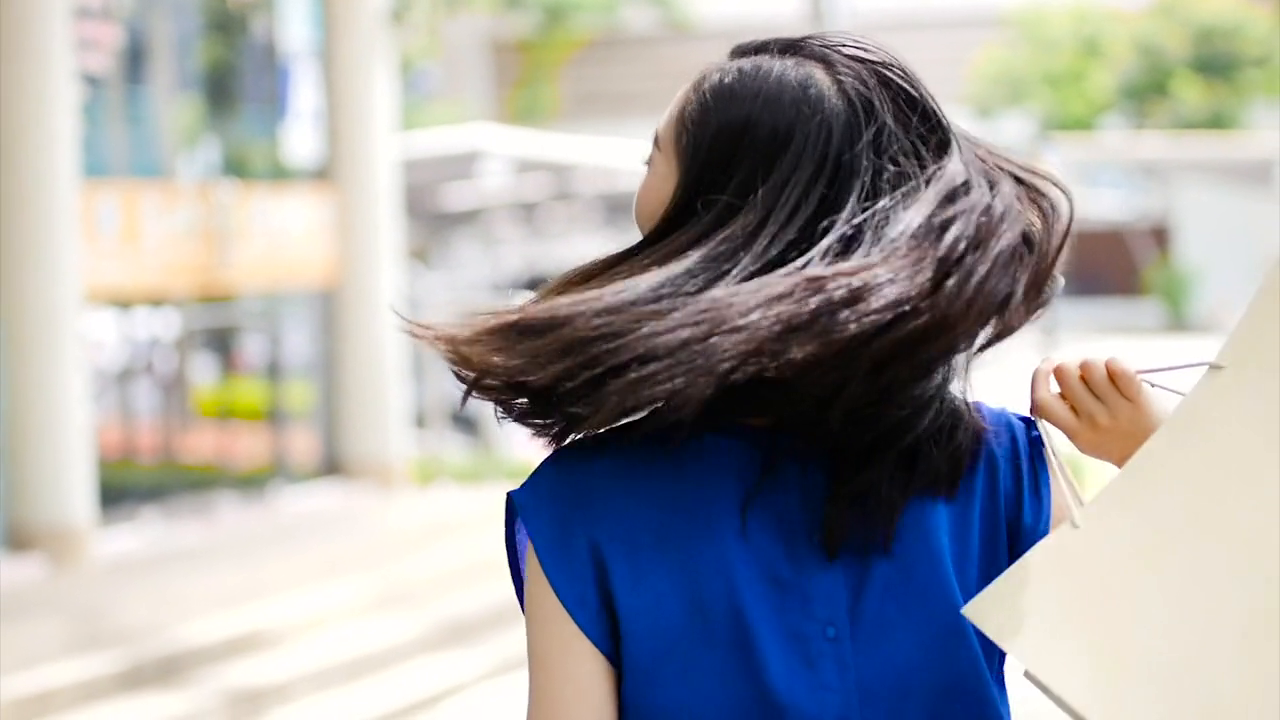
#> input picture frame 27 of woman-83863.mp4, 1280 x 720 px
$ python p.py
#> lines starting #> are read from the running program, lines starting #| are printed output that depends on the picture; after the words box and inside, x2 and y2 are one past the last pixel; in counts of white or black regions, pixels touching at a corner belong together
import cv2
face_cascade = cv2.CascadeClassifier(cv2.data.haarcascades +'haarcascade_frontalface_default.xml')
eye_cascade = cv2.CascadeClassifier(cv2.data.haarcascades +'haarcascade_eye.xml')
smile_cascade = cv2.CascadeClassifier(cv2.data.haarcascades +'haarcascade_smile.xml')
def detect(gray, frame):
    faces = face_cascade.detectMultiScale(gray, 1.3, 5)
    for (x, y, w, h) in faces:
        cv2.rectangle(frame, (x, y), ((x + w), (y + h)), (255, 0, 0), 2)
        roi_gray = gray[y:y + h, x:x + w]
        roi_color = frame[y:y + h, x:x + w]
        smiles = smile_cascade.detectMultiScale(roi_gray, 1.8, 20)

        for (sx, sy, sw, sh) in smiles:
            cv2.rectangle(roi_color, (sx, sy), ((sx + sw), (sy + sh)), (0, 0, 255), 2)
    return frame
video_capture = cv2.VideoCapture("D:/week5/w5/woman-83863.mp4")
while video_capture.isOpened():
# Captures video_capture frame by frame
    _, frame = video_capture.read()
#> frame is the input picture: shape (720, 1280, 3); mean B, G, R 163.4, 162.5, 162.9

    # To capture image in monochrome
    gray = cv2.cvtColor(frame, cv2.COLOR_BGR2GRAY)
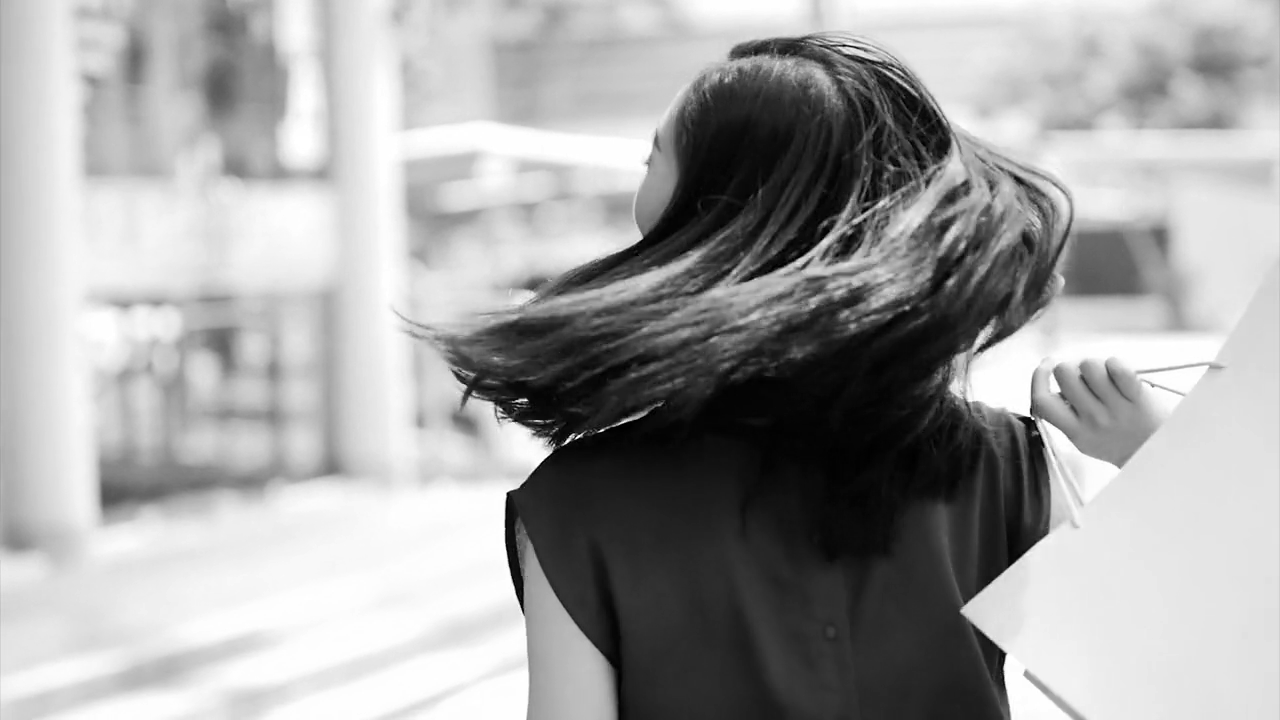
#> gray: shape (720, 1280); min 0, max 255, mean 162.7

    # calls the detect() function
    canvas = detect(gray, frame)
#> in detect, `faces = face_cascade.detectMultiScale(gray, 1.3, 5)`: faces = ()

    # Displays the result on camera feed
    cv2.imshow('Video', canvas)

    # The control breaks once q key is pressed
    if cv2.waitKey(1) & 0xff == ord('q'):
#> (key q is pressed here)
        break

# Release the capture once all the processing is done.
video_capture.release()
cv2.destroyAllWindows()

$ run again, starting later in the video
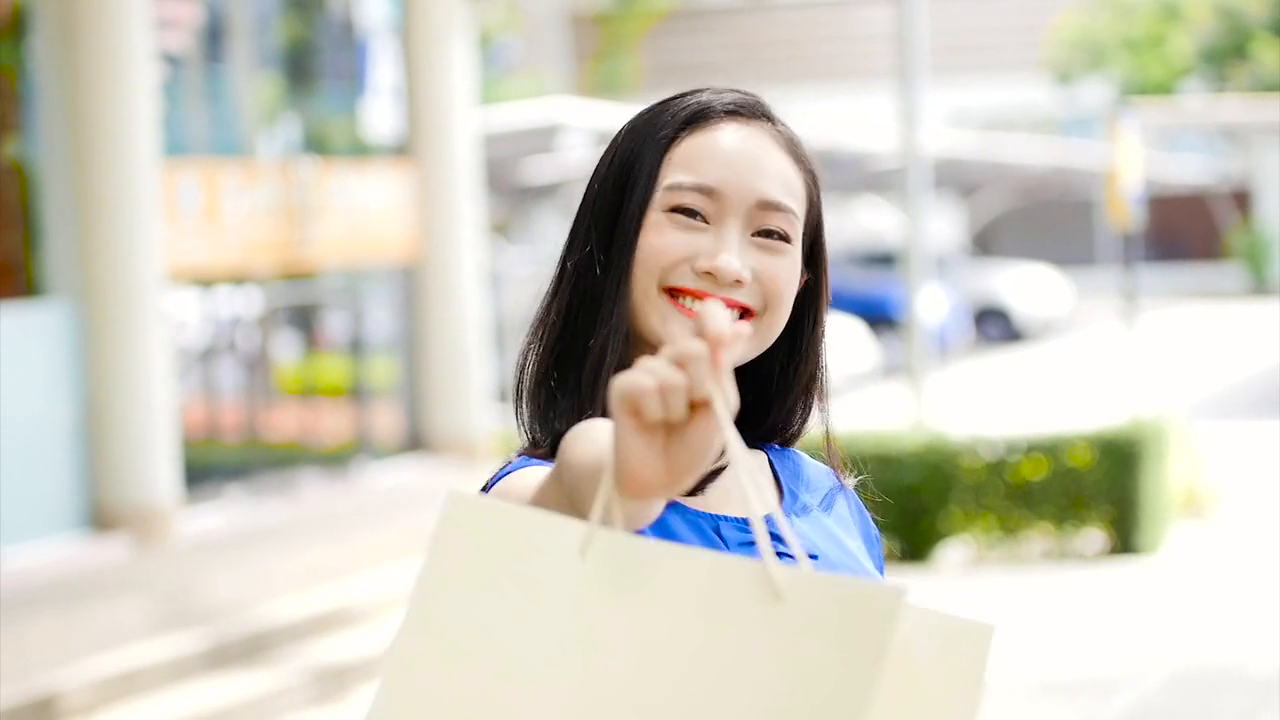
#> input picture frame 122 of woman-83863.mp4, 1280 x 720 px
#> frame is the input picture: shape (720, 1280, 3); mean B, G, R 191.3, 203.5, 206.4
#> faces = [[611, 133, 227, 227]]
#> the loop in detect, `for (x, y, w, h) in faces:` made 1 pass
#> (x, y, w, h, smiles) on pass 1: (611, 133, 227, 227, [[37, 145, 117, 58]])
#> after the loop in detect, `for (x, y, w, h) in faces:`:
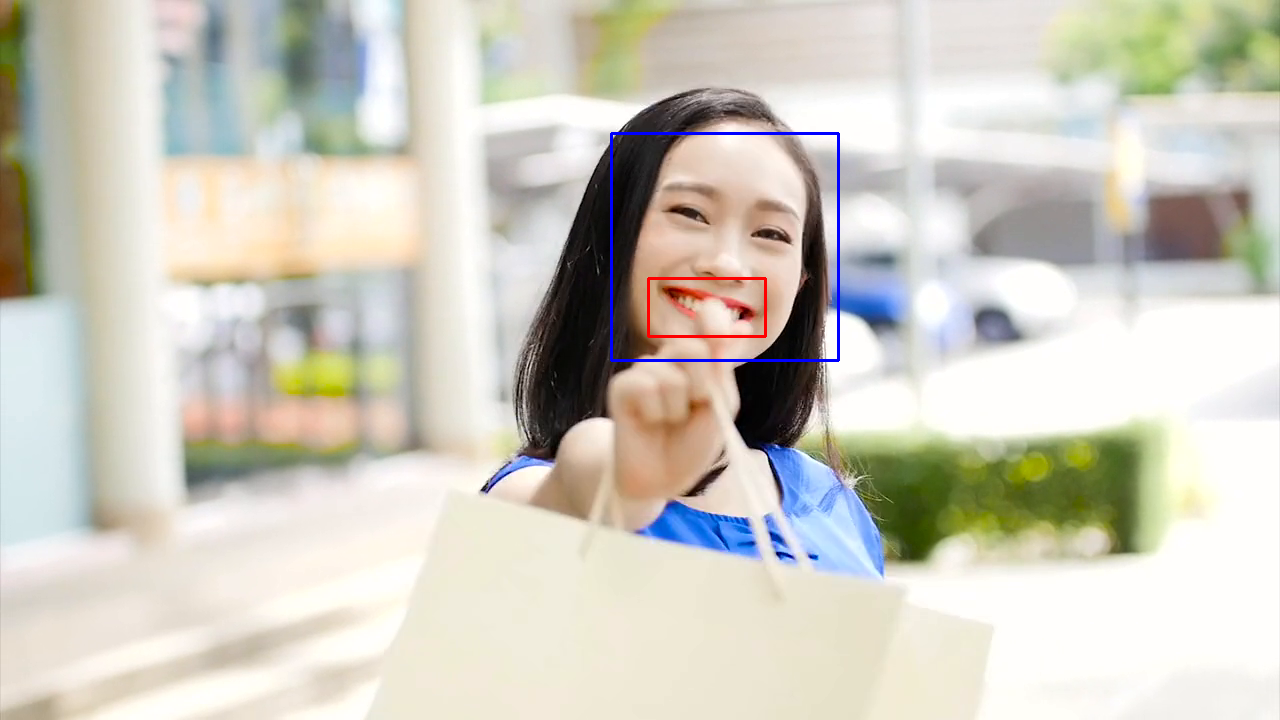
#> frame: shape (720, 1280, 3); 0.41% of pixels changed, all inside (x1, y1, x2, y2) = (610, 132, 840, 362)
#> after the loop in detect, `for (x, y, w, h) in faces:`:
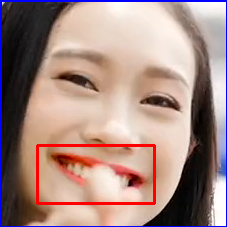
#> roi_color: shape (227, 227, 3); mean B, G, R 132.1, 138, 166.1

$ run again, starting later in the video
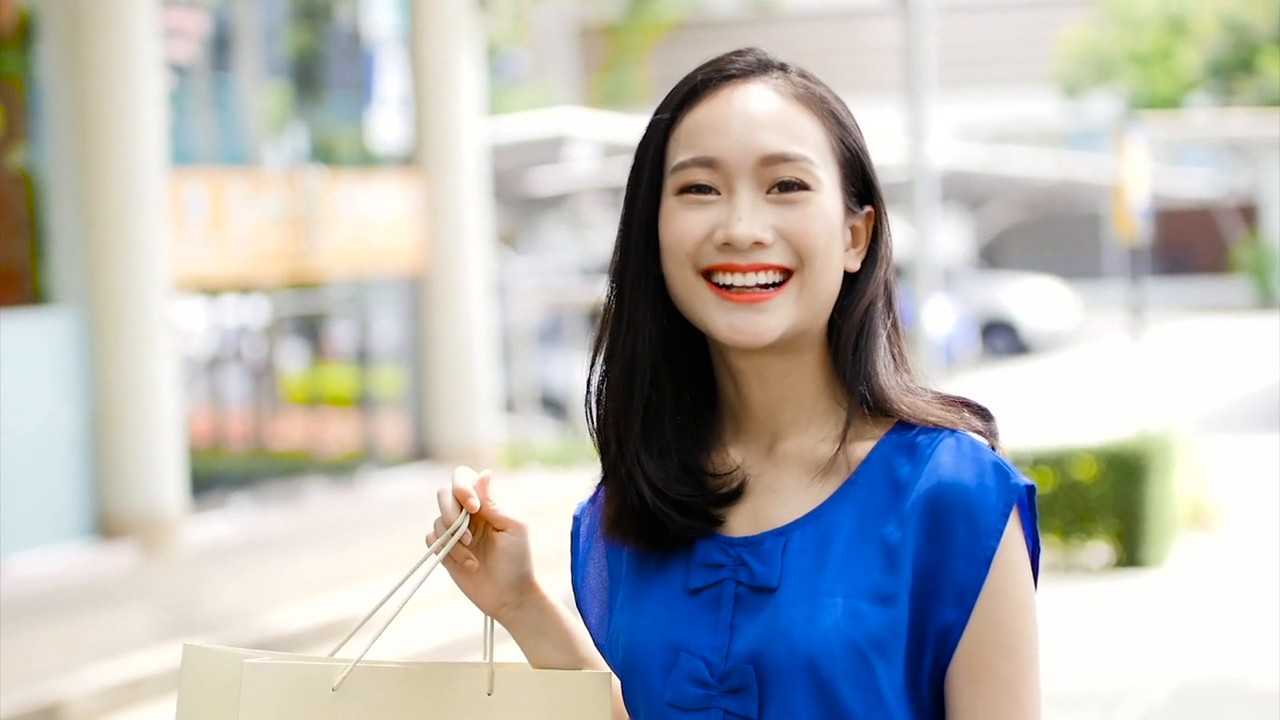
#> input picture frame 217 of woman-83863.mp4, 1280 x 720 px
#> frame is the input picture: shape (720, 1280, 3); mean B, G, R 180.6, 182.5, 181.7
#> `gray = cv2.cvtColor(frame, cv2.COLOR_BGR2GRAY)`:
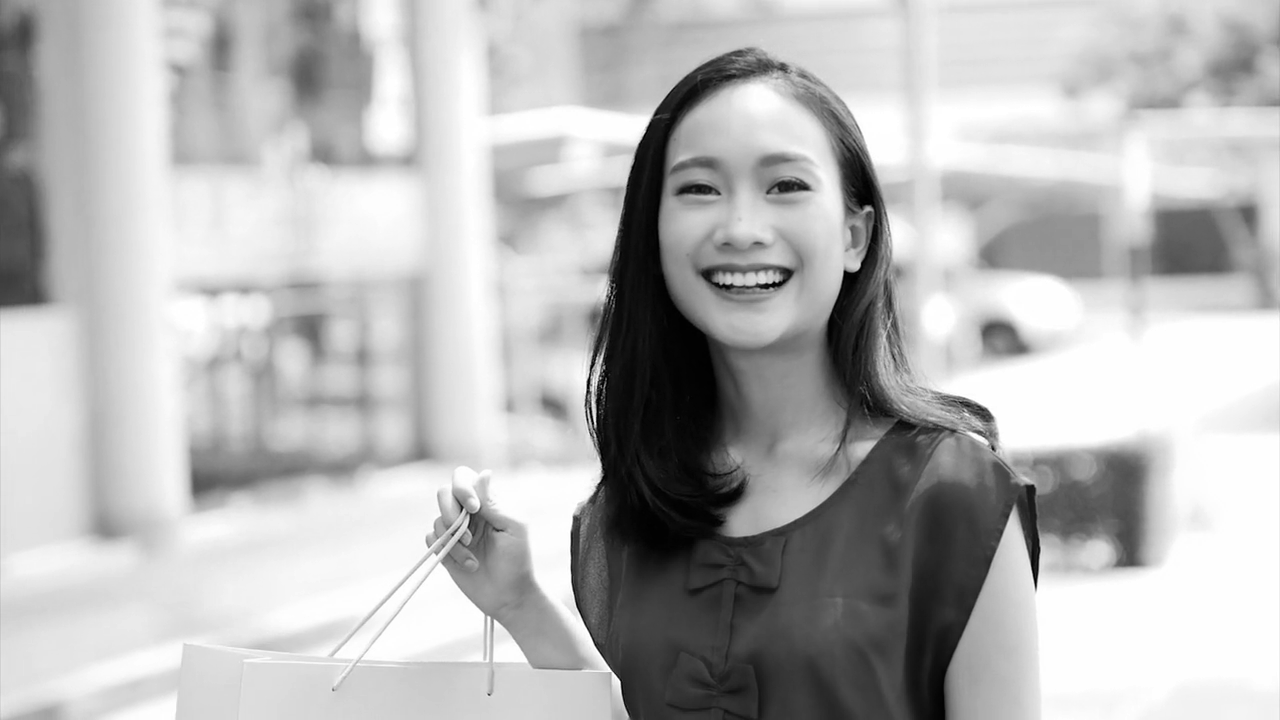
#> gray: shape (720, 1280); min 0, max 255, mean 182
#> faces = [[630, 94, 239, 239]]
#> the loop in detect, `for (x, y, w, h) in faces:` made 1 pass
#> (x, y, w, h, smiles) on pass 1: (630, 94, 239, 239, [[59, 159, 117, 58]])
#> after the loop in detect, `for (x, y, w, h) in faces:`:
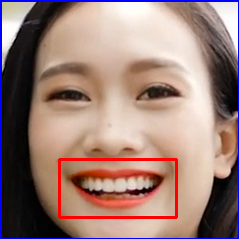
#> roi_color: shape (239, 239, 3); mean B, G, R 120.1, 127.8, 156.7
